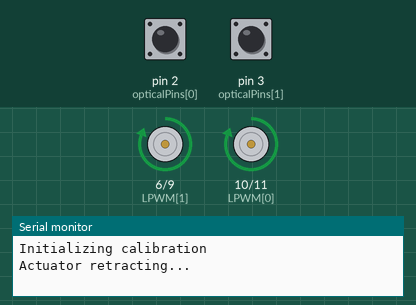
The sketch below on a simulated Arduino Uno, built with avr-gcc and run on an emulated ATmega328P. On the bench: motor-driver pin pairs drawn as motors (green arrow = first pin HIGH = forward, orange = second pin HIGH = backward, longer = more drive), the last lines printed to the serial monitor. The inputs (shaded band) are chosen by the test bench; at power-on: pin 2 (opticalPins[0]) HIGH, pin 3 (opticalPins[1]) HIGH.

Above: at 0.1 s.
At 1.3 s:
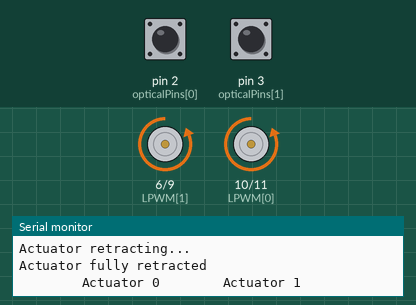
Timing chart, 0 to 3.9 s (numbered marks = the images above):
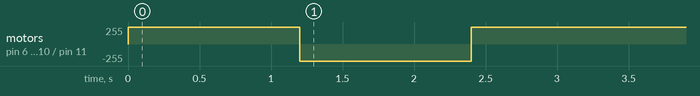

The sketch:

optical-actuators-sync-calibration.ino
```cpp
/* Written by Firgelli Automations
 * Limited or no support: we do not have the resources for Arduino code support
 * This code exists in the public domain
 *
 * Program requires two (or more) of our supported linear actuators:
 * FA-OS-35-12-XX
 * FA-OS-240-12-XX
 * FA-OS-400-12-XX
 * Products available for purchase from https://www.firgelliauto.com/collections/linear-actuators/products/optical-sensor-actuators
 */

#include <elapsedMillis.h>
elapsedMillis timeElapsed;

#define numberOfActuators 2
int RPWM[numberOfActuators]={11, 9};        //PWM signal right side
int LPWM[numberOfActuators]={10,6};
int opticalPins[numberOfActuators]={2,3};   //connect optical pins to interrupt pins on Arduino. More information: https://www.arduino.cc/reference/en/language/functions/external-interrupts/attachinterrupt/
volatile long lastDebounceTime_0=0;         //timer for when interrupt was triggered
volatile long lastDebounceTime_1=0;

int Speed = 255;                            //choose any speed in the range [0, 255]
int period=200;                             //interval of waiting time to verify actuator as reached its limit
int currentTime;

#define falsepulseDelay 20                  //noise pulse time, if too high, ISR will miss pulses.
volatile int counter[numberOfActuators]={};
int prevCounter[numberOfActuators]={};
int Direction=1;                            //-1 = retracting
                                            // 0 = stopped
                                            // 1 = extending

int extensionCount[numberOfActuators] = {};
int retractionCount[numberOfActuators] = {};
int pulseTotal[numberOfActuators]={};   //stores number of pulses in one full extension/actuation

void setup(){
  for(int i=0; i<numberOfActuators; i++){
    pinMode(RPWM[i],OUTPUT);
    pinMode(LPWM[i], OUTPUT);
    pinMode(opticalPins[i], INPUT_PULLUP);
  }
  attachInterrupt(digitalPinToInterrupt(opticalPins[0]), count_0, RISING);
  attachInterrupt(digitalPinToInterrupt(opticalPins[1]), count_1, RISING);

  memset(counter, 0, numberOfActuators);              //initialize as an array of zeros
  memset(prevCounter, 0, numberOfActuators);
  memset(extensionCount, 0, numberOfActuators);
  memset(retractionCount, 0, numberOfActuators);
  memset(pulseTotal, 0, numberOfActuators);

  Serial.begin(9600);
  Serial.println("Initializing calibration");
  Serial.println("Actuator retracting...");
  moveTillLimit(-1, 255);
  Serial.println("Actuator fully retracted");
  delay(1000);

  for(int i=0; i<numberOfActuators; i++){
    Serial.print("\t\t\t\tActuator ");
    Serial.print(i);
  }

  moveTillLimit(1, 255); //extend fully and count pulses
  Serial.print("\nExtension Count:");
  for(int i=0; i<numberOfActuators; i++){
    extensionCount[i]=counter[i];
    Serial.print("\t\t");
    Serial.print(extensionCount[i]);
    Serial.print("\t\t\t");
  }
  delay(1000);

  moveTillLimit(-1, 255); //retract fully and count pulses
  Serial.print("\nRetraction Count:");
  for(int i=0; i<numberOfActuators; i++){
    retractionCount[i]=counter[i];
    Serial.print("\t\t");
    Serial.print(retractionCount[i]);
    Serial.print("\t\t\t");
  }
  delay(1000);

  for(int i=0; i<numberOfActuators; i++){
    Serial.print("\nActuator ");
    Serial.print(i);
    Serial.print(" average pulses: ");
    pulseTotal[i]=(extensionCount[i]+retractionCount[i])/2;   //takes the average of measurements
    Serial.print(pulseTotal[i]);
  }
  Serial.println("\n\nEnter these values in the synchronous control progam.");
}

void loop() {
}

void moveTillLimit(int Direction, int Speed){
  //this function moves the actuator to one of its limits
  for(int i = 0; i < numberOfActuators; i++){
    counter[i] = 0;                                     //reset counter variables
    prevCounter[i] = 0;
  }
  do {
    for(int i = 0; i < numberOfActuators; i++) {
      prevCounter[i] = counter[i];
    }
    timeElapsed = 0;
    while(timeElapsed < period){                       //keep moving until counter remains the same for the duration of "period" variable
      for(int i = 0; i < numberOfActuators; i++) {
        driveActuator(i, Direction, Speed);
      }
    }
  } while(compareCounter(prevCounter, counter));      //loop until all counts remain the same
}

bool compareCounter(int prevCounter[], int counter[]){
  //compares two arrays and returns false when every element of one array is the same as its corresponding indexed element in the other array
  bool areUnequal = true;
  for(int i = 0; i < numberOfActuators; i++){
    if(prevCounter[i] == counter[i]){
      areUnequal = false;
    }
    else{                                             //if even one pair of elements are unequal the entire function returns true
      areUnequal = true;
      break;
    }
  }
  return areUnequal;
}

void driveActuator(int Actuator, int Direction, int Speed){
  int rightPWM=RPWM[Actuator];
  int leftPWM=LPWM[Actuator];

  switch(Direction){
    case 1:       //extension
      analogWrite(rightPWM, Speed);
      analogWrite(leftPWM, 0);
      break;

    case 0:       //stopping
      analogWrite(rightPWM, 0);
      analogWrite(leftPWM, 0);
      break;

    case -1:      //retraction
      analogWrite(rightPWM, 0);
      analogWrite(leftPWM, Speed);
      break;
  }
}

void count_0(){
  //This interrupt function increments a counter corresponding to changes in the optical pin status
  if ((millis() - lastDebounceTime_0) > falsepulseDelay) {    //reduce noise by debouncing IR signal
    lastDebounceTime_0 = millis();
    if(Direction==1){
      counter[0]++;
    }
    if(Direction==-1){
      counter[0]--;
    }
  }
}

void count_1(){
  if ((millis() - lastDebounceTime_1) > falsepulseDelay) {
    lastDebounceTime_1 = millis();
    if(Direction==1){
      counter[1]++;
    }
    if(Direction==-1){
      counter[1]--;
    }
  }
}
```
